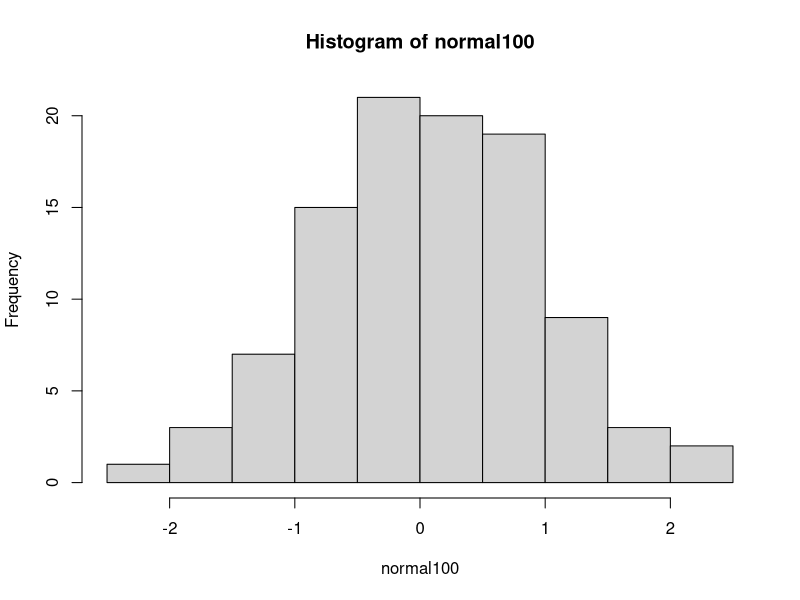

Reproduce this figure in R.
## ---- chunk 1
set.seed(1) # Please don't remove this code!
## ---- chunk 2
rnorm(n = 5, mean = 10, sd = 3)
## ---- chunk 3
normal100 <- rnorm(n = 100, mean = 0, sd = 1)
mean(normal100)
sd(normal100)
## ---- chunk 4
hist(normal100)
## ---- chunk 5
normal10 <- rnorm(n = 10, mean = 0, sd = 1)
normal1000 <- rnorm(n = 1000, mean = 0, sd = 1)
normal10000 <- rnorm(n = 10000, mean = 0, sd = 1)
normal100000 <- rnorm(n = 100000, mean = 0, sd = 1)
## ---- chunk 6
sample_means <- c(mean(normal10), mean(normal100), mean(normal1000), mean(normal10000), mean(normal100000))
length(sample_means)
